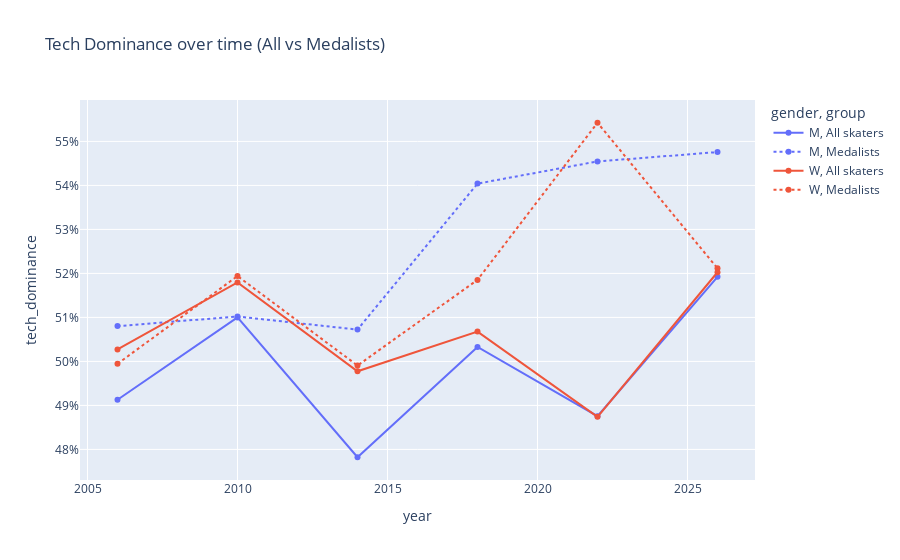

Notebook code cell kept with this figure:
### Markdown cell above
---
## 7) Trend: Is Olympic skating becoming more tech-dominant?

We look at **average Tech Dominance** by year, separately for:

- Medalists (Gold/Silver/Bronze)
- Everyone

This gives a clean story: *is the sport shifting toward technical power over time?*

---

### Code cell
medalists = agg[agg["medal"].isin([1,2,3])].copy()

trend_all = agg.groupby(["year","gender"], as_index=False)["tech_dominance"].mean()
trend_med = medalists.groupby(["year","gender"], as_index=False)["tech_dominance"].mean()

trend_all["group"] = "All skaters"
trend_med["group"] = "Medalists"

trend = pd.concat([trend_all, trend_med], ignore_index=True)

fig = px.line(
    trend,
    x="year",
    y="tech_dominance",
    color="gender",
    line_dash="group",
    markers=True,
    title="Tech Dominance over time (All vs Medalists)"
)
fig.update_yaxes(tickformat=".0%")
fig.show()

### Figure 1 — Plotly figure (JSON) as saved in the notebook; plotly's stock layout.template omitted (floating-point values rounded to 4 significant figures)
{"data": [{"hovertemplate": "gender=M<br>group=All skaters<br>year=%{x}<br>tech_dominance=%{y}<extra></extra>", "legendgroup": "M, All skaters", "line": {"color": "#636efa", "dash": "solid"}, "marker": {"symbol": "circle"}, "mode": "lines+markers", "name": "M, All skaters", "orientation": "v", "showlegend": true, "type": "scatter", "x": [2006, 2010, 2014, 2018, 2022, 2026], "xaxis": "x", "y": [0.4913, 0.51, 0.4782, 0.5033, 0.4876, 0.5192], "yaxis": "y"}, {"hovertemplate": "gender=M<br>group=Medalists<br>year=%{x}<br>tech_dominance=%{y}<extra></extra>", "legendgroup": "M, Medalists", "line": {"color": "#636efa", "dash": "dot"}, "marker": {"symbol": "circle"}, "mode": "lines+markers", "name": "M, Medalists", "orientation": "v", "showlegend": true, "type": "scatter", "x": [2006, 2010, 2014, 2018, 2022, 2026], "xaxis": "x", "y": [0.508, 0.5102, 0.5072, 0.5404, 0.5455, 0.5476], "yaxis": "y"}, {"hovertemplate": "gender=W<br>group=All skaters<br>year=%{x}<br>tech_dominance=%{y}<extra></extra>", "legendgroup": "W, All skaters", "line": {"color": "#EF553B", "dash": "solid"}, "marker": {"symbol": "circle"}, "mode": "lines+markers", "name": "W, All skaters", "orientation": "v", "showlegend": true, "type": "scatter", "x": [2006, 2010, 2014, 2018, 2022, 2026], "xaxis": "x", "y": [0.5027, 0.5179, 0.4978, 0.5068, 0.4874, 0.5203], "yaxis": "y"}, {"hovertemplate": "gender=W<br>group=Medalists<br>year=%{x}<br>tech_dominance=%{y}<extra></extra>", "legendgroup": "W, Medalists", "line": {"color": "#EF553B", "dash": "dot"}, "marker": {"symbol": "circle"}, "mode": "lines+markers", "name": "W, Medalists", "orientation": "v", "showlegend": true, "type": "scatter", "x": [2006, 2010, 2014, 2018, 2022, 2026], "xaxis": "x", "y": [0.4995, 0.5194, 0.4991, 0.5185, 0.5542, 0.5212], "yaxis": "y"}], "layout": {"legend": {"title": {"text": "gender, group"}, "tracegroupgap": 0}, "title": {"text": "Tech Dominance over time (All vs Medalists)"}, "xaxis": {"anchor": "y", "domain": [0, 1], "title": {"text": "year"}}, "yaxis": {"anchor": "x", "domain": [0, 1], "tickformat": ".0%", "title": {"text": "tech_dominance"}}}}
